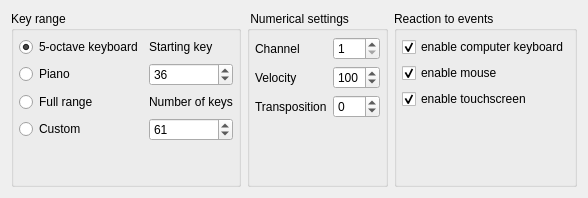
      <widget class="QWidget" name="tab_5">
       <attribute name="title">
        <string>General</string>
       </attribute>
       <layout class="QHBoxLayout" name="horizontalLayout_2">
        <item>
         <widget class="QGroupBox" name="groupBox_3">
          <property name="title">
           <string>Key range</string>
          </property>
          <layout class="QGridLayout" name="gridLayout_4">
           <property name="leftMargin">
            <number>5</number>
           </property>
           <property name="topMargin">
            <number>6</number>
           </property>
           <property name="rightMargin">
            <number>5</number>
           </property>
           <property name="bottomMargin">
            <number>3</number>
           </property>
           <item row="1" column="0">
            <widget class="QRadioButton" name="radioPianoRange">
             <property name="font">
              <font>
               <weight>50</weight>
               <bold>false</bold>
              </font>
             </property>
             <property name="text">
              <string>Piano</string>
             </property>
            </widget>
           </item>
           <item row="0" column="1">
            <widget class="QLabel" name="label_2">
             <property name="font">
              <font>
               <weight>50</weight>
               <bold>false</bold>
              </font>
             </property>
             <property name="text">
              <string>Starting key</string>
             </property>
            </widget>
           </item>
           <item row="3" column="1">
            <widget class="QSpinBox" name="spinNumberOfKeys">
             <property name="maximumSize">
              <size>
               <width>100</width>
               <height>16777215</height>
              </size>
             </property>
             <property name="font">
              <font>
               <weight>50</weight>
               <bold>false</bold>
              </font>
             </property>
             <property name="minimum">
              <number>1</number>
             </property>
             <property name="maximum">
              <number>128</number>
             </property>
             <property name="value">
              <number>61</number>
             </property>
            </widget>
           </item>
           <item row="2" column="0">
            <widget class="QRadioButton" name="radioFullRange">
             <property name="font">
              <font>
               <weight>50</weight>
               <bold>false</bold>
              </font>
             </property>
             <property name="text">
              <string>Full range</string>
             </property>
            </widget>
           </item>
           <item row="2" column="1">
            <widget class="QLabel" name="label">
             <property name="font">
              <font>
               <weight>50</weight>
               <bold>false</bold>
              </font>
             </property>
             <property name="text">
              <string>Number of keys</string>
             </property>
            </widget>
           </item>
           <item row="0" column="0">
            <widget class="QRadioButton" name="radio5octaves">
             <property name="font">
              <font>
               <weight>50</weight>
               <bold>false</bold>
              </font>
             </property>
             <property name="text">
              <string>5-octave keyboard</string>
             </property>
             <property name="checked">
              <bool>true</bool>
             </property>
            </widget>
           </item>
           <item row="1" column="1">
            <widget class="QSpinBox" name="spinStartingKey">
             <property name="maximumSize">
              <size>
               <width>100</width>
               <height>16777215</height>
              </size>
             </property>
             <property name="font">
              <font>
               <weight>50</weight>
               <bold>false</bold>
              </font>
             </property>
             <property name="maximum">
              <number>127</number>
             </property>
             <property name="value">
              <number>36</number>
             </property>
            </widget>
           </item>
           <item row="3" column="0">
            <widget class="QRadioButton" name="radioCustomRange">
             <property name="font">
              <font>
               <weight>50</weight>
               <bold>false</bold>
              </font>
             </property>
             <property name="text">
              <string>Custom</string>
             </property>
            </widget>
           </item>
           <item row="4" column="0">
            <spacer name="verticalSpacer_2">
             <property name="orientation">
              <enum>Qt::Vertical</enum>
             </property>
             <property name="sizeHint" stdset="0">
              <size>
               <width>20</width>
               <height>40</height>
              </size>
             </property>
            </spacer>
           </item>
          </layout>
         </widget>
        </item>
        <item>
         <widget class="QGroupBox" name="groupBox">
          <property name="title">
           <string> Numerical settings</string>
          </property>
          <layout class="QGridLayout" name="gridLayout_9">
           <property name="leftMargin">
            <number>5</number>
           </property>
           <property name="topMargin">
            <number>6</number>
           </property>
           <property name="rightMargin">
            <number>5</number>
           </property>
           <property name="bottomMargin">
            <number>3</number>
           </property>
           <item row="0" column="1">
            <widget class="QSpinBox" name="spinChannel">
             <property name="maximumSize">
              <size>
               <width>100</width>
               <height>16777215</height>
              </size>
             </property>
             <property name="minimum">
              <number>1</number>
             </property>
             <property name="maximum">
              <number>16</number>
             </property>
            </widget>
           </item>
           <item row="2" column="0">
            <widget class="QLabel" name="label_33">
             <property name="text">
              <string>Transposition</string>
             </property>
            </widget>
           </item>
           <item row="1" column="1">
            <widget class="QSpinBox" name="spinVelocity">
             <property name="maximumSize">
              <size>
               <width>100</width>
               <height>16777215</height>
              </size>
             </property>
             <property name="maximum">
              <number>127</number>
             </property>
             <property name="value">
              <number>100</number>
             </property>
            </widget>
           </item>
           <item row="2" column="1">
            <widget class="QSpinBox" name="spinTranspose">
             <property name="maximumSize">
              <size>
               <width>100</width>
               <height>16777215</height>
              </size>
             </property>
             <property name="minimum">
              <number>-11</number>
             </property>
             <property name="maximum">
              <number>11</number>
             </property>
            </widget>
           </item>
           <item row="0" column="0">
            <widget class="QLabel" name="label_22">
             <property name="text">
              <string>Channel</string>
             </property>
            </widget>
           </item>
           <item row="1" column="0">
            <widget class="QLabel" name="label_32">
             <property name="text">
              <string>Velocity</string>
             </property>
            </widget>
           </item>
           <item row="3" column="0">
            <spacer name="verticalSpacer_4">
             <property name="orientation">
              <enum>Qt::Vertical</enum>
             </property>
             <property name="sizeHint" stdset="0">
              <size>
               <width>20</width>
               <height>40</height>
              </size>
             </property>
            </spacer>
           </item>
          </layout>
         </widget>
        </item>
        <item>
         <widget class="QGroupBox" name="groupBox_2">
          <property name="title">
           <string>Reaction to events</string>
          </property>
          <layout class="QGridLayout" name="gridLayout_10">
           <property name="leftMargin">
            <number>5</number>
           </property>
           <property name="topMargin">
            <number>6</number>
           </property>
           <property name="rightMargin">
            <number>5</number>
           </property>
           <property name="bottomMargin">
            <number>3</number>
           </property>
           <item row="2" column="0">
            <widget class="QCheckBox" name="checkEnableTouch">
             <property name="text">
              <string>enable touchscreen</string>
             </property>
             <property name="checked">
              <bool>true</bool>
             </property>
            </widget>
           </item>
           <item row="0" column="0">
            <widget class="QCheckBox" name="checkEnableKeyboard">
             <property name="text">
              <string>enable computer keyboard</string>
             </property>
             <property name="checked">
              <bool>true</bool>
             </property>
            </widget>
           </item>
           <item row="1" column="0">
            <widget class="QCheckBox" name="checkEnableMouse">
             <property name="text">
              <string>enable mouse</string>
             </property>
             <property name="checked">
              <bool>true</bool>
             </property>
            </widget>
           </item>
           <item row="3" column="0">
            <spacer name="verticalSpacer_6">
             <property name="orientation">
              <enum>Qt::Vertical</enum>
             </property>
             <property name="sizeHint" stdset="0">
              <size>
               <width>20</width>
               <height>40</height>
              </size>
             </property>
            </spacer>
           </item>
          </layout>
         </widget>
        </item>
       </layout>
      </widget>
